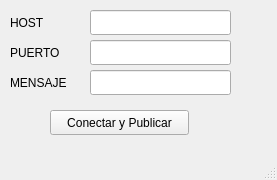
<?xml version="1.0" encoding="UTF-8"?>
<ui version="4.0">
 <class>Publicador</class>
 <widget class="QMainWindow" name="Publicador">
  <property name="geometry">
   <rect>
    <x>0</x>
    <y>0</y>
    <width>277</width>
    <height>180</height>
   </rect>
  </property>
  <property name="windowTitle">
   <string>Publicador</string>
  </property>
  <widget class="QWidget" name="centralwidget">
   <widget class="QPushButton" name="conectar">
    <property name="geometry">
     <rect>
      <x>50</x>
      <y>110</y>
      <width>139</width>
      <height>25</height>
     </rect>
    </property>
    <property name="text">
     <string>Conectar y Publicar</string>
    </property>
   </widget>
   <widget class="QLineEdit" name="host">
    <property name="geometry">
     <rect>
      <x>90</x>
      <y>10</y>
      <width>141</width>
      <height>25</height>
     </rect>
    </property>
   </widget>
   <widget class="QLabel" name="label">
    <property name="geometry">
     <rect>
      <x>10</x>
      <y>10</y>
      <width>61</width>
      <height>25</height>
     </rect>
    </property>
    <property name="text">
     <string>HOST</string>
    </property>
   </widget>
   <widget class="QLabel" name="label_2">
    <property name="geometry">
     <rect>
      <x>10</x>
      <y>40</y>
      <width>61</width>
      <height>25</height>
     </rect>
    </property>
    <property name="text">
     <string>PUERTO</string>
    </property>
   </widget>
   <widget class="QLabel" name="label_3">
    <property name="geometry">
     <rect>
      <x>10</x>
      <y>70</y>
      <width>81</width>
      <height>25</height>
     </rect>
    </property>
    <property name="text">
     <string>MENSAJE</string>
    </property>
   </widget>
   <widget class="QLineEdit" name="puerto">
    <property name="geometry">
     <rect>
      <x>90</x>
      <y>40</y>
      <width>141</width>
      <height>25</height>
     </rect>
    </property>
   </widget>
   <widget class="QLineEdit" name="mensaje">
    <property name="geometry">
     <rect>
      <x>90</x>
      <y>70</y>
      <width>141</width>
      <height>25</height>
     </rect>
    </property>
   </widget>
  </widget>
  <widget class="QMenuBar" name="menubar">
   <property name="geometry">
    <rect>
     <x>0</x>
     <y>0</y>
     <width>277</width>
     <height>22</height>
    </rect>
   </property>
  </widget>
  <widget class="QStatusBar" name="statusbar"/>
 </widget>
 <resources/>
 <connections/>
</ui>
